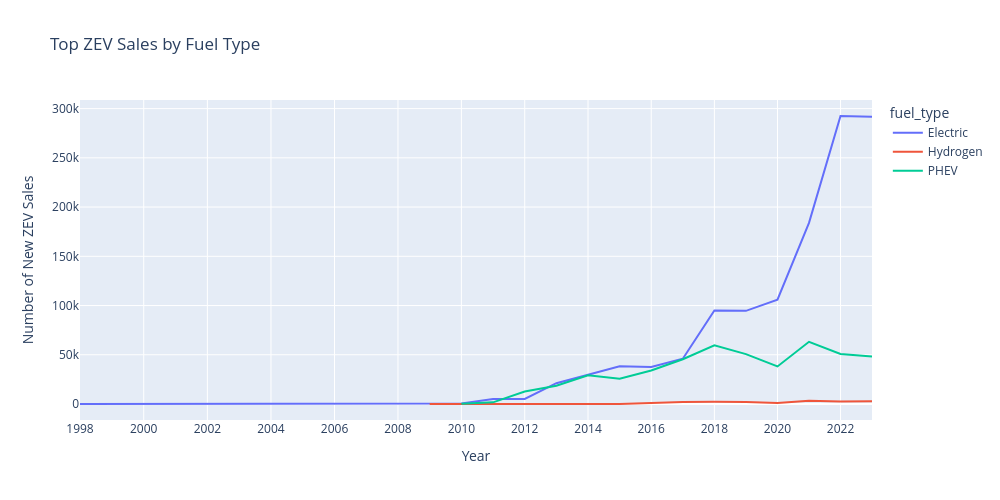

Notebook source saved alongside this figure:
### Markdown cell above
Visualizing ZEV Sales Data by Fuel Type

### Code cell
# vehicles_per_year_ft
fig = px.line(zev_per_year_ft, x="year", y="num_vehicles",
                color="fuel_type",
                labels={'year':'Year', 'num_vehicles':'Number of New ZEV Sales'},
                title="Top ZEV Sales by Fuel Type",
                log_x=True)

fig.update_layout(height=500, width=1000, showlegend=True)
# fig.show(renderer="svg")
fig.show()

### Figure 1 — Plotly figure (JSON) as saved in the notebook; plotly's stock layout.template omitted (floating-point values rounded to 4 significant figures)
{"data": [{"hovertemplate": "fuel_type=Electric<br>Year=%{x}<br>Number of New ZEV Sales=%{y}<extra></extra>", "legendgroup": "Electric", "line": {"color": "#636efa", "dash": "solid"}, "marker": {"symbol": "circle"}, "mode": "lines", "name": "Electric", "orientation": "v", "showlegend": true, "type": "scatter", "x": [1998, 1999, 2000, 2001, 2002, 2003, 2004, 2005, 2006, 2009, 2010, 2011, 2012, 2013, 2014, 2015, 2016, 2017, 2018, 2019, 2020, 2021, 2022, 2023], "xaxis": "x", "y": [5, 1, 2, 1, 3, 6, 1, 8, 1, 83, 482, 5079, 5155, 21167, 29520, 38369, 37629, 45972, 95048, 94603, 105946, 183933, 292496, 291649], "yaxis": "y"}, {"hovertemplate": "fuel_type=Hydrogen<br>Year=%{x}<br>Number of New ZEV Sales=%{y}<extra></extra>", "legendgroup": "Hydrogen", "line": {"color": "#EF553B", "dash": "solid"}, "marker": {"symbol": "circle"}, "mode": "lines", "name": "Hydrogen", "orientation": "v", "showlegend": true, "type": "scatter", "x": [2009, 2010, 2011, 2012, 2013, 2014, 2015, 2016, 2017, 2018, 2019, 2020, 2021, 2022, 2023], "xaxis": "x", "y": [1, 13, 7, 6, 7, 55, 99, 960, 2123, 2396, 2084, 1000, 3205, 2574, 2912], "yaxis": "y"}, {"hovertemplate": "fuel_type=PHEV<br>Year=%{x}<br>Number of New ZEV Sales=%{y}<extra></extra>", "legendgroup": "PHEV", "line": {"color": "#00cc96", "dash": "solid"}, "marker": {"symbol": "circle"}, "mode": "lines", "name": "PHEV", "orientation": "v", "showlegend": true, "type": "scatter", "x": [2010, 2011, 2012, 2013, 2014, 2015, 2016, 2017, 2018, 2019, 2020, 2021, 2022, 2023], "xaxis": "x", "y": [166, 1657, 12678, 18631, 29088, 25666, 34094, 45492, 59699, 50660, 38153, 63141, 50748, 48327], "yaxis": "y"}], "layout": {"height": 500, "legend": {"title": {"text": "fuel_type"}, "tracegroupgap": 0}, "showlegend": true, "title": {"text": "Top ZEV Sales by Fuel Type"}, "width": 1000, "xaxis": {"anchor": "y", "autorange": true, "domain": [0, 1], "range": [3.301, 3.306], "title": {"text": "Year"}, "type": "log"}, "yaxis": {"anchor": "x", "autorange": true, "domain": [0, 1], "range": [-16250.0, 308700.0], "title": {"text": "Number of New ZEV Sales"}, "type": "linear"}}}
